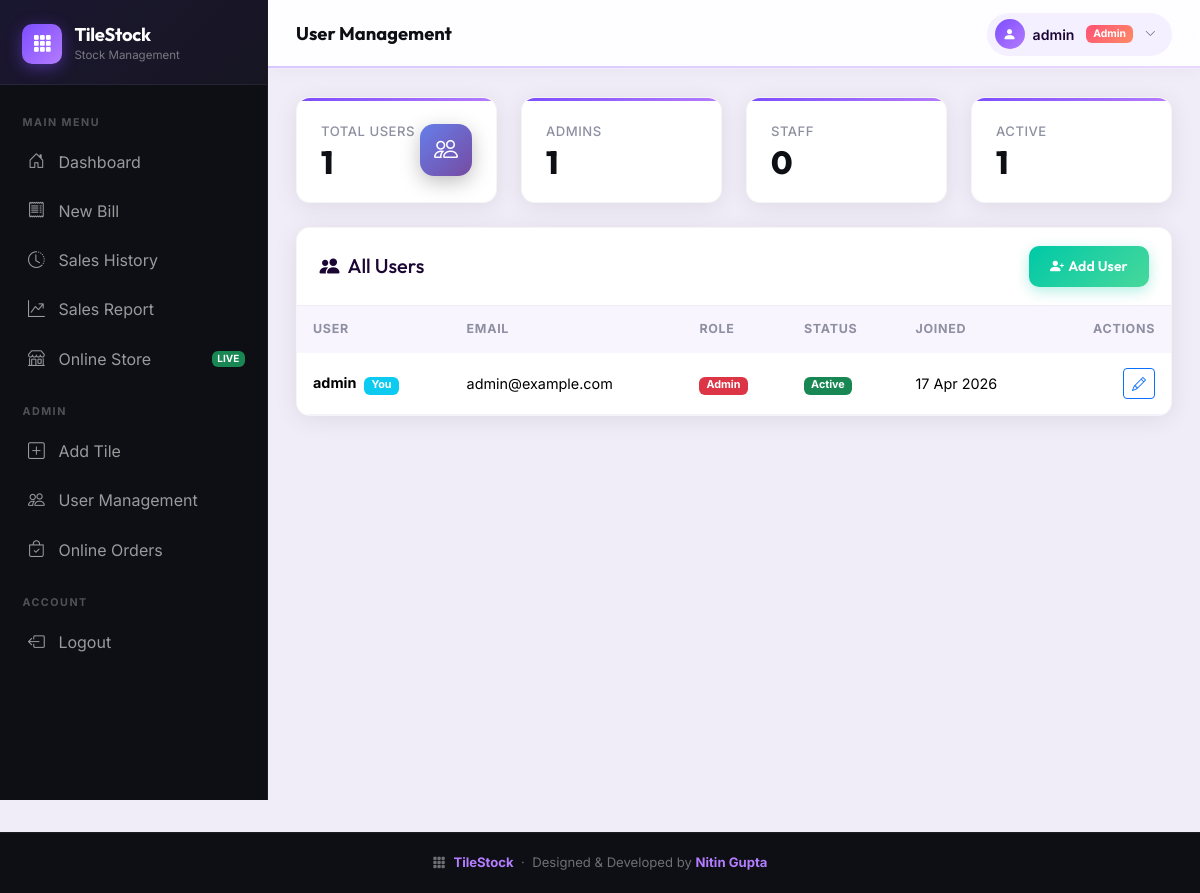
/user_management (signed in), run on an earlier commit of the app's database.
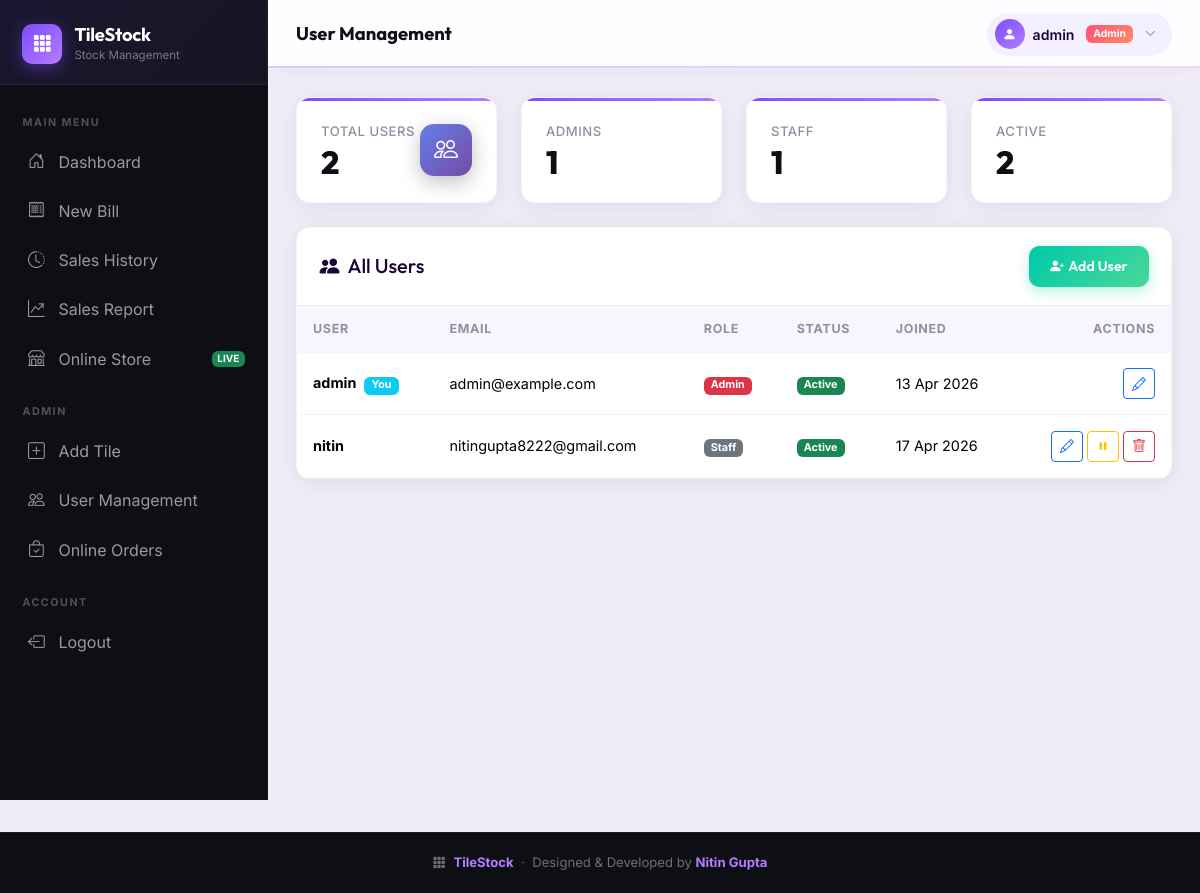
And on a later commit of the database.
### tiles_stock_app/app_backup.py (models this page shows)
class User(db.Model):
    id = db.Column(db.Integer, primary_key=True)
    username = db.Column(db.String(100), unique=True, nullable=False)
    email = db.Column(db.String(150))
    password = db.Column(db.String(200), nullable=False)
    role = db.Column(db.String(10), nullable=False)
    is_active = db.Column(db.Boolean, default=True)
    created_at = db.Column(db.DateTime, default=datetime.utcnow)

### tiles_stock_app/app_backup.py (the view)
@app.route("/user_management")
@admin_required
def user_management():
    users = User.query.all()
    return render_template("user_management.html", users=users)

### tiles_stock_app/app_backup.py (called while the page is built)
def admin_required(f):
    @wraps(f)
    def wrapper(*args, **kwargs):
        if 'user_id' not in session:
            return redirect('/login')
        if session.get('role') != "admin":
            flash("Admin access required")
            return redirect('/dashboard')
        return f(*args, **kwargs)
    return wrapper

### tiles_stock_app/templates/user_management.html (shortened to what this page needs)
{% extends 'base.html' %}
{% block page_title %}User Management{% endblock %}
{% block content %}
<div class="row g-4 mb-4">
  <div class="col-sm-6 col-lg-3">
    <div class="stat-card">
      <div class="d-flex align-items-center justify-content-between">
        <div>
          <p class="stat-label mb-1">Total Users</p>
          <h3 class="stat-value mb-0">{{ users|length }}</h3>
        </div>
        <div class="stat-icon" style="background: linear-gradient(135deg, #667eea 0%, #764ba2 100%)">
          <i class="bi bi-people"></i>
        </div>
      </div>
    </div>
  </div>
  <div class="col-sm-6 col-lg-3">
    <div class="stat-card">
      <p class="stat-label mb-1">Admins</p>
      <h3 class="stat-value mb-0">
        {{ users|selectattr('role', 'equalto', 'admin')|list|length }}
      </h3>
    </div>
  </div>
  <div class="col-sm-6 col-lg-3">
    <div class="stat-card">
      <p class="stat-label mb-1">Staff</p>
      <h3 class="stat-value mb-0">
        {{ users|selectattr('role', 'equalto', 'staff')|list|length }}
      </h3>
    </div>
  </div>
  <div class="col-sm-6 col-lg-3">
    <div class="stat-card">
      <p class="stat-label mb-1">Active</p>
      <h3 class="stat-value mb-0">
        {{ users|selectattr('is_active')|list|length }}
      </h3>
    </div>
  </div>
</div>
<div class="modern-card">
  <div class="card-header d-flex justify-content-between align-items-center">
    <h5 class="mb-0">
      <i class="bi bi-people-fill me-2"></i>All Users
    </h5>
    <a href="{{ url_for('auth.create_user') }}"
       class="btn btn-gradient-success btn-modern">
      <i class="bi bi-person-plus-fill me-1"></i>Add User
    </a>
  </div>
  <div class="card-body p-0">
    <div class="table-responsive">
      <table class="table modern-table mb-0">
        <thead>
          <tr>
            <th>User</th>
            <th>Email</th>
            <th>Role</th>
            <th>Status</th>
            <th>Joined</th>
            <th class="text-end">Actions</th>
          </tr>
        </thead>
        <tbody>
        {% if users %}
          {% for user in users %}
          <tr>
            <td>
              <strong>{{ user.username }}</strong>
              {% if user.id == session.get('user_id') %}
              <span class="badge bg-info ms-1">You</span>
              {% endif %}
            </td>
            <td>{{ user.email or '—' }}</td>
            <td>
              {% if user.role == 'admin' %}
              <span class="badge bg-danger">Admin</span>
              {% else %}
              <span class="badge bg-secondary">Staff</span>
              {% endif %}
            </td>
            <td>
              {% if user.is_active %}
              <span class="badge bg-success">Active</span>
              {% else %}
              <span class="badge bg-dark">Inactive</span>
              {% endif %}
            </td>
            <td>
              {{ user.created_at.strftime('%d %b %Y') if user.created_at else '—' }}
            </td>
            <td class="text-end">
              <a href="{{ url_for('auth.edit_user', user_id=user.id) }}"
                 class="btn btn-sm btn-outline-primary">
                <i class="bi bi-pencil"></i>
              </a>
              {% if user.id != session.get('user_id') %}
              <form action="{{ url_for('auth.toggle_user_status', user_id=user.id) }}"
                    method="POST"
                    class="d-inline">
                <button type="submit"
                        class="btn btn-sm btn-outline-{{ 'warning' if user.is_active else 'success' }}">
                  <i class="bi bi-{{ 'pause' if user.is_active else 'play' }}-fill"></i>
                </button>
              </form>
              <form action="{{ url_for('auth.delete_user', user_id=user.id) }}"
                    method="POST"
                    class="d-inline">
                <button type="submit"
                        onclick="return confirm('Delete {{ user.username }}?')"
                        class="btn btn-sm btn-outline-danger">
                  <i class="bi bi-trash"></i>
                </button>
              </form>
              {% endif %}
            </td>
          </tr>
          {% endfor %}
        {% endif %}
        </tbody>
      </table>
    </div>
  </div>
</div>
{% endblock %}

### tiles_stock_app/templates/base.html (shortened to what this page needs)
<!DOCTYPE html>
<html lang="en">
<head>
  <link href="https://cdn.jsdelivr.net/npm/bootstrap@5.3.2/dist/css/bootstrap.min.css" rel="stylesheet" />
  <link href="https://cdn.jsdelivr.net/npm/bootstrap-icons@1.11.1/font/bootstrap-icons.css" rel="stylesheet" />
</head>
<body>
  {% if session.get('user_id') %}
  <aside class="sidebar" id="sidebar">
    <div class="sidebar-brand">
      <div class="brand-icon"><i class="bi bi-grid-3x3-gap-fill"></i></div>
      <div>
        <h4>TileStock</h4>
        <small>Stock Management</small>
      </div>
    </div>
    <nav class="sidebar-nav">
      <div class="sidebar-section">Main Menu</div>
      <a href="{{ url_for('admin.dashboard') }}"
        class="sidebar-link {{ 'active' if request.endpoint == 'dashboard' else '' }}">
        <i class="bi bi-house-door"></i>
        <span>Dashboard</span>
      </a>
      <a href="{{ url_for('billing.create_bill') }}" class="sidebar-link {{ 'active' if request.endpoint == 'billing.create_bill' else '' }}">
        <i class="bi bi-receipt"></i>
        <span>New Bill</span>
      </a>
      <a href="{{ url_for('billing.sales_history') }}"
        class="sidebar-link {{ 'active' if request.path == url_for('billing.sales_history') else '' }}">
        <i class="bi bi-clock-history"></i>
        <span>Sales History</span>
      </a>
      <a href="{{ url_for('admin.sales_report') }}"
        class="sidebar-link {{ 'active' if request.endpoint == 'sales_report' else '' }}">
        <i class="bi bi-graph-up-arrow"></i>
        <span>Sales Report</span>
      </a>
      <a href="{{ url_for('store.store') }}" class="sidebar-link {{ 'active' if request.endpoint == 'store.store' else '' }}">
        <i class="bi bi-shop"></i>
        <span>Online Store</span>
        <span class="badge bg-success ms-auto">LIVE</span>
      </a>
      {% if session.get('role') == 'admin' %}
      <div class="sidebar-section mt-2">Admin</div>
      <a href="/add_tile" class="sidebar-link {{ 'active' if request.path == '/add_tile' else '' }}">
        <i class="bi bi-plus-square"></i>
        <span>Add Tile</span>
      </a>
      <a href="{{ url_for('auth.user_management') }}"
        class="sidebar-link {{ 'active' if request.path == url_for('auth.user_management') else '' }}">
        <i class="bi bi-people"></i>
        <span>User Management</span>
      </a>
      <a href="{{ url_for('admin.admin_orders') }}"
        class="sidebar-link {{ 'active' if request.endpoint == 'admin_orders' else '' }}">
        <i class="bi bi-bag-check"></i>
        <span>Online Orders</span>
      </a>
      {% endif %}
      <div class="sidebar-section mt-2">Account</div>
      <a href="/logout" class="sidebar-link">
        <i class="bi bi-box-arrow-left"></i>
        <span>Logout</span>
      </a>
    </nav>
  </aside>
  <main class="main-content">
    <header class="top-navbar">
      <div class="d-flex align-items-center gap-3">
        <h1 class="page-title mb-0">
          {% block page_title %}Dashboard{% endblock %}
        </h1>
      </div>
      <div class="d-flex align-items-center gap-2">
        <div class="dropdown user-dropdown">
          <button class="user-pill border-0" type="button" data-bs-toggle="dropdown">
            <div class="avatar"><i class="bi bi-person-fill"></i></div>
            {{ session.get('user') }}
            {% if session.get('role') == 'admin' %}
            <span class="badge ms-1" style="background:var(--danger-gradient);font-size:0.65rem;">Admin</span>
            {% else %}
            <span class="badge bg-secondary ms-1" style="font-size:0.65rem;">Staff</span>
            {% endif %}
            <i class="bi bi-chevron-down ms-1" style="font-size:0.7rem;opacity:0.6;"></i>
          </button>
        </div>
      </div>
    </header>
    <div class="content-area">
      {% block content %}{% endblock %}
    </div>
  </main>
  {% endif %}
  <footer class="site-footer">
    <i class="bi bi-grid-3x3-gap-fill me-1"></i>
    <strong>TileStock</strong> &nbsp;· &nbsp;Designed &amp; Developed by <strong>Nitin Gupta</strong>
  </footer>
</body>
</html>

What changed in the data, as far as the page shows it:
changed User "admin": created_at "17 Apr 2026" → "13 Apr 2026"
added User: username "nitin", email "nitingupta8222@gmail.com", role "Staff", is_active "Active", created_at "17 Apr 2026"
Also different on the page:
{{ users|length }}: "1" → "2"
{{ users|selectattr('role', 'equalto', 'staff')|list|length }}: "0" → "1"
{{ users|selectattr('is_active')|list|length }}: "1" → "2"
